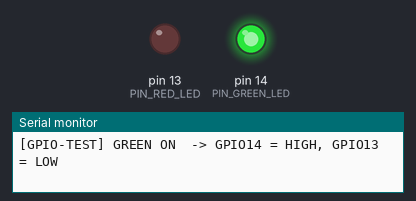
This sketch was run on a simulated Arduino Uno, built with avr-gcc and run on an emulated ATmega328P. On the bench: output pins drawn as LEDs (lit = HIGH), the last lines printed to the serial monitor.

Above: at 2.0 s.
At 4.0 s:
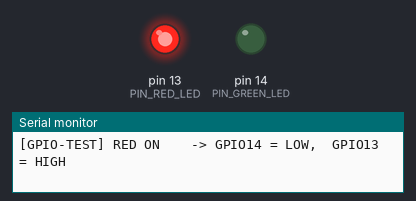
At 5.5 s:
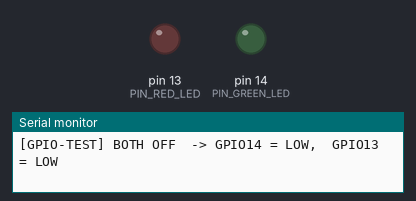
Timing chart, 0 to 7.5 s (numbered marks = the images above):
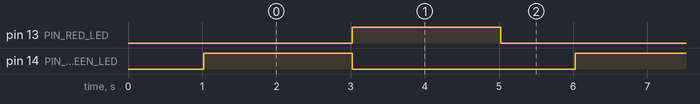

The sketch:

test_led_blink.ino
```cpp
/*
 * VEGA Aries V2 Standalone GPIO & LED Hardware Test Firmware
 * Platform: C-DAC THEJAS32 RISC-V (VEGA Aries V2)
 * Baud Rate: 115200
 *
 * Physical Wiring:
 *   VEGA GPIO 14 -> Module G (Green LED)
 *   VEGA GPIO 13 -> Module R (Red LED)
 *   VEGA GND     -> Module GND (Ground)
 *   Module Y     -> Unused
 *
 * Test Cycle:
 *   1. Green LED ON  (GPIO 14 HIGH, GPIO 13 LOW)  [2000 ms]
 *   2. Red LED ON    (GPIO 14 LOW,  GPIO 13 HIGH) [2000 ms]
 *   3. Both LEDs OFF (GPIO 14 LOW,  GPIO 13 LOW)  [1000 ms]
 */

#include <Arduino.h>

#define PIN_GREEN_LED 14  // VEGA GPIO 14 -> G pin
#define PIN_RED_LED   13  // VEGA GPIO 13 -> R pin

void setup() {
  Serial.begin(115200);
  delay(1000);

  Serial.println("==================================================");
  Serial.println("  VEGA Aries V2 Standalone Hardware GPIO Test");
  Serial.println("==================================================");
  Serial.println("[INIT] Configuring GPIO 14 (Green) & GPIO 13 (Red) as OUTPUT...");

  pinMode(PIN_GREEN_LED, OUTPUT);
  pinMode(PIN_RED_LED, OUTPUT);

  // Both OFF initially
  digitalWrite(PIN_GREEN_LED, LOW);
  digitalWrite(PIN_RED_LED, LOW);

  Serial.println("[INIT] Startup Complete. Beginning LED Hardware Test Loop...");
}

void loop() {
  // Step 1: GREEN LED ON
  Serial.println("[GPIO-TEST] GREEN ON  -> GPIO14 = HIGH, GPIO13 = LOW");
  digitalWrite(PIN_GREEN_LED, HIGH);
  digitalWrite(PIN_RED_LED, LOW);
  delay(2000);

  // Step 2: RED LED ON
  Serial.println("[GPIO-TEST] RED ON    -> GPIO14 = LOW,  GPIO13 = HIGH");
  digitalWrite(PIN_GREEN_LED, LOW);
  digitalWrite(PIN_RED_LED, HIGH);
  delay(2000);

  // Step 3: BOTH LEDs OFF
  Serial.println("[GPIO-TEST] BOTH OFF  -> GPIO14 = LOW,  GPIO13 = LOW");
  digitalWrite(PIN_GREEN_LED, LOW);
  digitalWrite(PIN_RED_LED, LOW);
  delay(1000);
}
```

Measured:
- by itself, pin 13 (PIN_RED_LED), pin 14 (PIN_GREEN_LED): alternates HIGH for 2.0 s and LOW for 3.0 s
- by itself, everything shown: repeats every 5.0 s, in 3 steps
